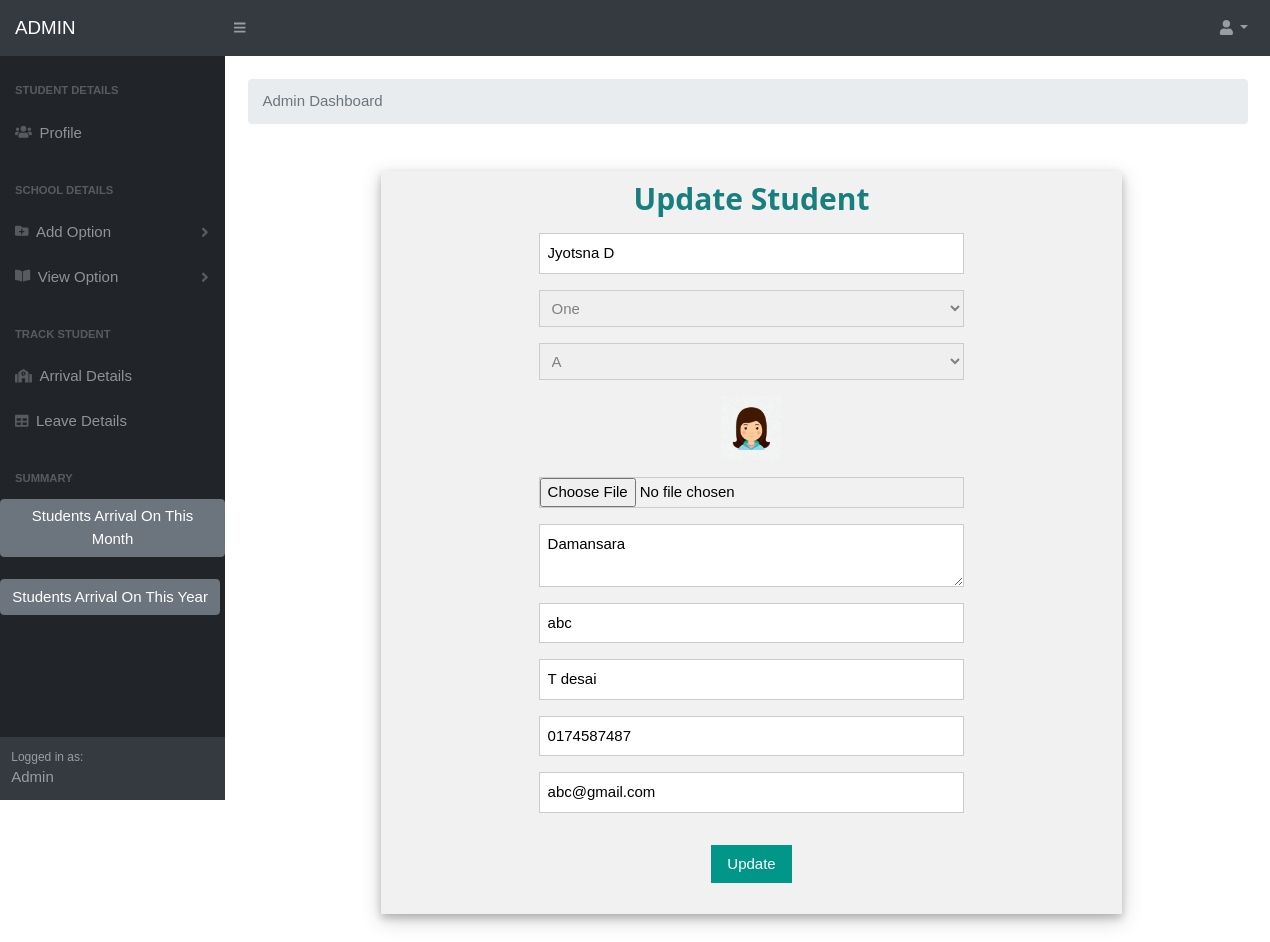
The page /updatestu.php?sid=0013916268 (signed in) on the database its author committed.
### tables this page shows
CREATE TABLE `student` (
  `sid` varchar(100) NOT NULL,
  `sname` varchar(100) NOT NULL,
  `image` varchar(50) NOT NULL,
  `grade` varchar(50) NOT NULL,
  `class` varchar(50) NOT NULL,
  `address` varchar(200) NOT NULL,
  `pid` varchar(100) NOT NULL,
  `pname` varchar(100) NOT NULL,
  `contact` varchar(15) NOT NULL,
  `email` varchar(100) NOT NULL,
  `username` varchar(50) NOT NULL,
  `password` varchar(50) NOT NULL
);

### updatestu.php (the view, shortened to what this page needs)
<?php
include('connect.php');
 if(empty($_SESSION['aid']))
 {
	 echo "<script>window.location.href='adminlogin.php'</script>";
 }
 else
 {
    include('adminmenu.php');
	$sid=$_GET['sid'];
	$sel="select * from student where sid='$sid'";
	$res=$con->query($sel);
	$data=mysqli_fetch_array($res);
?>
      <link rel="stylesheet"href="styles.css" >
      <link rel="stylesheet" href="w.css">
      <link href="https://cdn.datatables.net/1.10.20/css/dataTables.bootstrap4.min.css" rel="stylesheet" />
<body>
<form method="post" id='myForm' novalidate="novalidate" enctype="multipart/form-data">
<center>
<table width='90%' border='0' align='center' style='position:absolute; top: 170px;  left:180px; '>
<tr align='center'>
<td>
<div class="w3-container w3-card-4 w3-light-grey w3-text-black " style='width:65%; margin-bottom:35px;' >
<h2 class="w3-center" style='color:#177F7D'><b>Update Student</b></h2>
<div class="w3-row w3-section " style='width:60%;'>
    <div class="w3-rest">
      <input class="w3-input w3-border" name="sname" type="text" value="<?php echo $data['sname'] ?>" placeholder="Enter Student Name" required>
    </div>
</div>
<div class="w3-row w3-section" style='width:60%'>
    <div class="w3-rest">
     <select type="text" class="w3-input w3-border" name='grade' id='grade' style='color:grey' required>
		  <option><?php echo $data['grade'] ?></option>
		</select>
    </div>
</div>
<div class="w3-row w3-section" style='width:60%'>
    <div class="w3-rest">
     <select type="text" class="w3-input w3-border" name='class' id='class' style='color:grey' required>
		  <option><?php echo $data['class'] ?></option>
		</select>
    </div>
</div>
<div class="w3-row w3-section w3-center" style='width:60%'>
    <div class="w3-rest">
	<img src="images/<?php echo $data['image'] ?>" width='60px'><br><br>
      <input type='file' name='image' class='w3-border' style='width:100%'>
    </div>
</div>
<div class="w3-row w3-section w3-center" style='width:60%'>
    <div class="w3-rest">
      <textarea name='address' class="w3-input w3-border" placeholder="Enter Address" style='width:100%' required><?php echo $data['address'] ?></textarea>
    </div>
</div>
<div class="w3-row w3-section w3-center" style='width:60%'>
    <div class="w3-rest">
      <input class="w3-input w3-border" name="pid" type="text" value="<?php echo $data['pid'] ?>" placeholder="Enter Parents ID">
    </div>
</div>
<div class="w3-row w3-section w3-center" style='width:60%'>
    <div class="w3-rest">
      <input class="w3-input w3-border" name="pname" type="text" value="<?php echo $data['pname'] ?>" placeholder="Enter Parents Name">
    </div>
</div>
<div class="w3-row w3-section w3-center" style='width:60%'>
    <div class="w3-rest">
      <input class="w3-input w3-border" name="contact" type="text" value="<?php echo $data['contact'] ?>" placeholder="Enter Parents Contact"  required>
    </div>
</div>
<div class="w3-row w3-section w3-center" style='width:60%'>
    <div class="w3-rest">
      <input class="w3-input w3-border" name="email" type="text" value="<?php echo $data['email'] ?>" placeholder="Enter Parents Email"  required>
    </div>
</div>
<p class="w3-center">
<input type='submit' class="w3-button w3-section w3-teal w3-ripple" value='Update' name='update'>
</p>
</center>
</form>
</body>
</html>
<?php
 }
?>

### w.css (style rules this page uses)
html { box-sizing:border-box }
*,*:before,*:after { box-sizing:inherit }
html { -ms-text-size-adjust:100%;-webkit-text-size-adjust:100% }
body { margin:0 }
img { border-style:none }
button,input,select,textarea { font:inherit;margin:0 }
button,input { overflow:visible }
button,select { text-transform:none }
button,html [type=button],[type=reset],[type=submit] { -webkit-appearance:button }
textarea { overflow:auto }
html,body { font-family:Verdana,sans-serif;font-size:15px;line-height:1.5 }
html { overflow-x:hidden }
h1,h2,h3,h4,h5,h6,.w3-slim,.w3-wide { font-family:"Segoe UI",Arial,sans-serif }
h2 { font-size:30px }
h1,h2,h3,h4,h5,h6 { font-weight:400;margin:10px 0 }
img { margin-bottom:-5px }
.w3-btn,.w3-btn-block,.w3-button { border:none;display:inline-block;outline:0;padding:6px 16px;vertical-align:middle;overflow:hidden;text-decoration:none!important;color:#fff;background-color:#000;text-align:center;cursor:pointer;white-space:nowrap }
.w3-button { color:#000;background-color:#f1f1f1;padding:8px 16px }
.w3-btn,.w3-btn-floating,.w3-btn-floating-large,.w3-closenav,.w3-opennav,.w3-btn-block,.w3-button { -webkit-touch-callout:none;-webkit-user-select:none;-khtml-user-select:none;-moz-user-select:none;-ms-user-select:none;user-select:none }
.w3-ripple { -webkit-transition:opacity 0s;transition:opacity 0s }
.w3-input { padding:8px;display:block;border:none;border-bottom:1px solid #808080;width:100% }
.w3-container:after,.w3-container:before,.w3-panel:after,.w3-panel:before,.w3-row:after,.w3-row:before,.w3-row-padding:after,.w3-row-padding:before,.w3-cell-row:before,.w3-cell-row:after, .w3-topnav:after,.w3-topnav:before,.w3-clear:after,.w3-clear:before,.w3-btn-group:before,.w3-btn-group:after,.w3-btn-bar:before,.w3-btn-bar:after,.w3-bar:before,.w3-bar:after { content:"";display:table;clear:both }
.w3-rest { overflow:hidden }
.w3-center { text-align:center!important }
.w3-border { border:1px solid #ccc!important }
.w3-section { margin-top:16px!important;margin-bottom:16px!important }
.w3-container { padding:0.01em 16px }
.w3-card-4,.w3-hover-shadow:hover { box-shadow:0 4px 8px 0 rgba(0,0,0,0.2),0 6px 20px 0 rgba(0,0,0,0.19)!important }
.w3-teal,.w3-hover-teal:hover { color:#fff!important;background-color:#009688!important }
.w3-light-grey,.w3-hover-light-grey:hover,.w3-light-gray,.w3-hover-light-gray:hover { color:#000!important;background-color:#f1f1f1!important }
.w3-text-black,.w3-hover-text-black:hover { color:#000!important }

### rows shown on the page
student: sname "Jyotsna D", grade "One", class "A", image (picture), address "Damansara", pid "abc", pname "T desai", contact "0174587487", email "abc@gmail.com"
